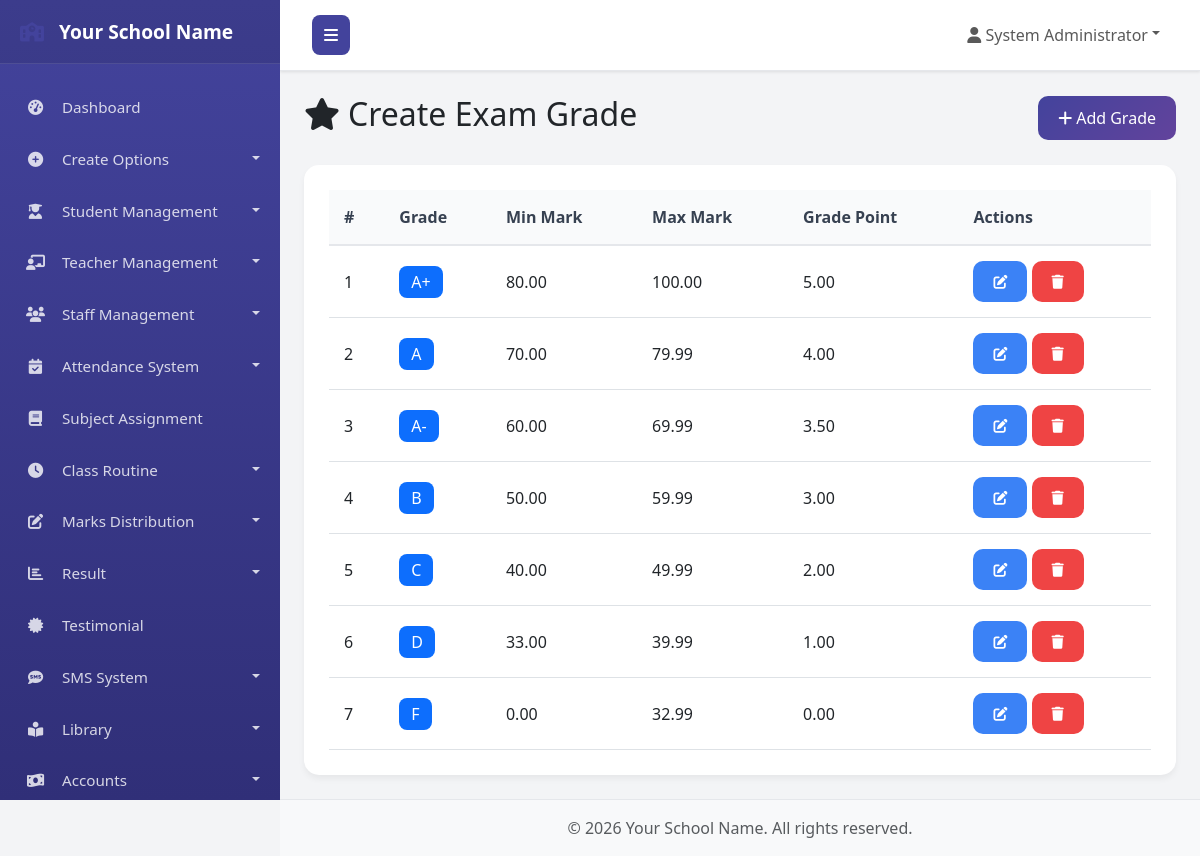
Page /options/examgrade.php (signed in) on the committed database.
### tables this page shows
CREATE TABLE settings (
    id INT AUTO_INCREMENT PRIMARY KEY,
    school_name VARCHAR(200) NOT NULL,
    school_address TEXT,
    school_phone VARCHAR(50),
    school_email VARCHAR(100),
    current_year INT,
    logo VARCHAR(255),
    created_at TIMESTAMP DEFAULT CURRENT_TIMESTAMP
);

CREATE TABLE exam_grades (
    id INT AUTO_INCREMENT PRIMARY KEY,
    grade_name VARCHAR(10) NOT NULL,
    min_mark DECIMAL(5,2) NOT NULL,
    max_mark DECIMAL(5,2) NOT NULL,
    grade_point DECIMAL(3,2) NOT NULL,
    status ENUM('active', 'inactive') DEFAULT 'active',
    created_at TIMESTAMP DEFAULT CURRENT_TIMESTAMP
);

### config/database.php (called while the page is built, shortened)
<?php
function isLoggedIn() {
    return isset($_SESSION['user_id']) && !empty($_SESSION['user_id']);
}

### options/examgrade.php (the view, shortened to what this page needs)
<?php
require_once __DIR__ . '/../includes/header.php';
$db = getDB();
$grades = $db->query("SELECT * FROM exam_grades ORDER BY min_mark DESC")->fetchAll();
?>
<div class="container-fluid">
    <div class="d-flex justify-content-between align-items-center mb-4">
        <h2><i class="fas fa-star me-2"></i>Create Exam Grade</h2>
        <button class="btn btn-primary" data-bs-toggle="modal" data-bs-target="#addModal"><i class="fas fa-plus me-1"></i>Add Grade</button>
    </div>
    <div class="card">
        <div class="card-body">
            <table class="table table-hover">
                <thead><tr><th>#</th><th>Grade</th><th>Min Mark</th><th>Max Mark</th><th>Grade Point</th><th>Actions</th></tr></thead>
                <tbody>
                    <?php foreach ($grades as $i => $g): ?>
                    <tr>
                        <td><?php echo $i + 1; ?></td>
                        <td><span class="badge bg-primary fs-6"><?php echo htmlspecialchars($g['grade_name']); ?></span></td>
                        <td><?php echo $g['min_mark']; ?></td>
                        <td><?php echo $g['max_mark']; ?></td>
                        <td><?php echo $g['grade_point']; ?></td>
                        <td>
                            <button class="btn btn-sm btn-info" onclick="editGrade(<?php echo htmlspecialchars(json_encode($g)); ?>)"><i class="fas fa-edit"></i></button>
                            <form method="POST" class="d-inline" onsubmit="return confirm('Are you sure?');">
                                <button type="submit" class="btn btn-sm btn-danger"><i class="fas fa-trash"></i></button>
                            </form>
                        </td>
                    </tr>
                    <?php endforeach; ?>
                </tbody>
            </table>
        </div>
    </div>
</div>
<?php require_once __DIR__ . '/../includes/footer.php'; ?>

### includes/header.php (shortened to what this page needs)
<?php
require_once __DIR__ . '/../config/database.php';
$db = getDB();
$settings = $db->query("SELECT * FROM settings LIMIT 1")->fetch();
?>
<!DOCTYPE html>
<html lang="en">
<head>
    <link href="https://cdn.jsdelivr.net/npm/bootstrap@5.3.0/dist/css/bootstrap.min.css" rel="stylesheet">
    <link href="https://cdnjs.cloudflare.com/ajax/libs/font-awesome/6.4.0/css/all.min.css" rel="stylesheet">
    <link href="<?php echo SITE_URL; ?>/assets/css/style.css" rel="stylesheet">
</head>
<body>
    <div class="wrapper">
        <?php if (isLoggedIn()): ?>
        <nav id="sidebar" class="sidebar">
            <div class="sidebar-header">
                <h3><i class="fas fa-school"></i> <?php echo $settings['school_name'] ?? 'School'; ?></h3>
            </div>
            <ul class="list-unstyled components">
                <li class="<?php echo basename($_SERVER['PHP_SELF']) === 'index.php' ? 'active' : ''; ?>">
                    <a href="<?php echo SITE_URL; ?>/dashboard/index.php">
                        <i class="fas fa-tachometer-alt"></i> Dashboard
                    </a>
                </li>
                <li>
                    <a href="#createSubmenu" data-bs-toggle="collapse" class="dropdown-toggle">
                        <i class="fas fa-plus-circle"></i> Create Options
                    </a>
                </li>
                <li>
                    <a href="#studentSubmenu" data-bs-toggle="collapse" class="dropdown-toggle">
                        <i class="fas fa-user-graduate"></i> Student Management
                    </a>
                </li>
                <li>
                    <a href="#teacherSubmenu" data-bs-toggle="collapse" class="dropdown-toggle">
                        <i class="fas fa-chalkboard-teacher"></i> Teacher Management
                    </a>
                </li>
                <li>
                    <a href="#staffSubmenu" data-bs-toggle="collapse" class="dropdown-toggle">
                        <i class="fas fa-users"></i> Staff Management
                    </a>
                </li>
                <li>
                    <a href="#attendanceSubmenu" data-bs-toggle="collapse" class="dropdown-toggle">
                        <i class="fas fa-calendar-check"></i> Attendance System
                    </a>
                </li>
                <li>
                    <a href="<?php echo SITE_URL; ?>/subject/assignment.php">
                        <i class="fas fa-book"></i> Subject Assignment
                    </a>
                </li>
                <li>
                    <a href="#routineSubmenu" data-bs-toggle="collapse" class="dropdown-toggle">
                        <i class="fas fa-clock"></i> Class Routine
                    </a>
                </li>
                <li>
                    <a href="#marksSubmenu" data-bs-toggle="collapse" class="dropdown-toggle">
                        <i class="fas fa-edit"></i> Marks Distribution
                    </a>
                </li>
                <li>
                    <a href="#resultSubmenu" data-bs-toggle="collapse" class="dropdown-toggle">
                        <i class="fas fa-chart-bar"></i> Result
                    </a>
                </li>
                <li>
                    <a href="<?php echo SITE_URL; ?>/certificates/testimonial.php">
                        <i class="fas fa-certificate"></i> Testimonial
                    </a>
                </li>
                <li>
                    <a href="#smsSubmenu" data-bs-toggle="collapse" class="dropdown-toggle">
                        <i class="fas fa-sms"></i> SMS System
                    </a>
                </li>
                <li>
                    <a href="#librarySubmenu" data-bs-toggle="collapse" class="dropdown-toggle">
                        <i class="fas fa-book-reader"></i> Library
                    </a>
                </li>
                <li>
                    <a href="#accountsSubmenu" data-bs-toggle="collapse" class="dropdown-toggle">
                        <i class="fas fa-money-bill-wave"></i> Accounts
                    </a>
                </li>
            </ul>
        </nav>
        <div id="content">
            <nav class="navbar navbar-expand-lg navbar-light bg-light">
                <div class="container-fluid">
                    <button type="button" id="sidebarCollapse" class="btn btn-info">
                        <i class="fas fa-bars"></i>
                    </button>
                    <div class="collapse navbar-collapse" id="navbarSupportedContent">
                        <ul class="navbar-nav ms-auto">
                            <li class="nav-item dropdown">
                                <a class="nav-link dropdown-toggle" href="#" id="navbarDropdown" role="button" data-bs-toggle="dropdown">
                                    <i class="fas fa-user"></i> <?php echo $_SESSION['full_name'] ?? 'User'; ?>
                                </a>
                            </li>
                        </ul>
                    </div>
                </div>
            </nav>
            <div class="container-fluid py-4">
                <?php endif; ?>

### includes/footer.php (shortened to what this page needs)
            </div>
            <footer class="footer mt-auto py-3 bg-light">
                <div class="container text-center">
                    <span class="text-muted">&copy; <?php echo date('Y'); ?> <?php echo $settings['school_name'] ?? SITE_NAME; ?>. All rights reserved.</span>
                </div>
            </footer>
        </div>
    </div>
</body>
</html>

### assets/css/style.css (style rules this page uses)
:root { --primary-color: #43439c; --secondary-color: #62439c; --success-color: #10b981; --warning-color: #f59e0b; --danger-color: #ef4444; --info-color: #3b82f6; --sidebar-width: 280px; --sidebar-collapsed-width: 80px; }
body { font-family: 'Segoe UI', Tahoma, Geneva, Verdana, sans-serif; background-color: #f3f4f6; }
.wrapper { display: flex; width: 100%; min-height: 100vh; }
.sidebar { width: var(--sidebar-width); background: linear-gradient(180deg, #43439c 0%, #302f78 100%); color: #fff; transition: all 0.3s; position: fixed; height: 100vh; overflow-y: auto; z-index: 1000; }
.sidebar-header { padding: 20px; background: rgba(0,0,0,0.1); border-bottom: 1px solid rgba(255,255,255,0.1); }
.sidebar-header h3 { margin: 0; font-size: 1.2rem; font-weight: 600; }
.sidebar-header i { margin-right: 10px; color: var(--primary-color); }
.components { padding: 20px 0; }
.components li { margin-bottom: 5px; }
.components li a { padding: 12px 20px; display: block; color: rgba(255,255,255,0.8); text-decoration: none; transition: all 0.3s; font-size: 0.95rem; border-left: 3px solid transparent; }
.components li a i { width: 25px; text-align: center; margin-right: 10px; }
.dropdown-toggle::after { float: right; margin-top: 8px; }
#content { width: calc(100% - var(--sidebar-width)); margin-left: var(--sidebar-width); transition: all 0.3s; min-height: 100vh; display: flex; flex-direction: column; }
.navbar { padding: 15px 20px; background: #fff !important; border-bottom: 1px solid #e5e7eb; box-shadow: 0 1px 3px rgba(0,0,0,0.1); }
#sidebarCollapse { background: var(--primary-color); border: none; color: #fff; padding: 8px 12px; border-radius: 8px; }
.table { margin-bottom: 0; }
.table thead th { background: #f9fafb; border-bottom: 2px solid #e5e7eb; font-weight: 600; color: #374151; padding: 15px; }
.table tbody td { padding: 15px; vertical-align: middle; }
.btn { border-radius: 10px; padding: 10px 20px; font-weight: 500; transition: all 0.3s; }
.btn-primary { background: linear-gradient(135deg, var(--primary-color) 0%, var(--secondary-color) 100%); border: none; }
.btn-danger { background: var(--danger-color); border: none; }
.btn-info { background: var(--info-color); border: none; color: #fff; }
.card { border: none; border-radius: 15px; box-shadow: 0 4px 6px rgba(0,0,0,0.05); }
.card-body { padding: 25px; }
.badge { padding: 8px 12px; border-radius: 8px; font-weight: 500; }
.footer { margin-top: auto; background: #fff; border-top: 1px solid #e5e7eb; }

### rows in the picture
settings: school_name "Your School Name"
exam_grades: grade_name "A+", min_mark "80.00", max_mark "100.00", grade_point "5.00"
exam_grades: grade_name "A", min_mark "70.00", max_mark "79.99", grade_point "4.00"
exam_grades: grade_name "A-", min_mark "60.00", max_mark "69.99", grade_point "3.50"
exam_grades: grade_name "B", min_mark "50.00", max_mark "59.99", grade_point "3.00"
exam_grades: grade_name "C", min_mark "40.00", max_mark "49.99", grade_point "2.00"
exam_grades: grade_name "D", min_mark "33.00", max_mark "39.99", grade_point "1.00"
exam_grades: grade_name "F", min_mark "0.00", max_mark "32.99", grade_point "0.00"

### other values in the picture
$_SESSION['full_name'] "System Administrator"
